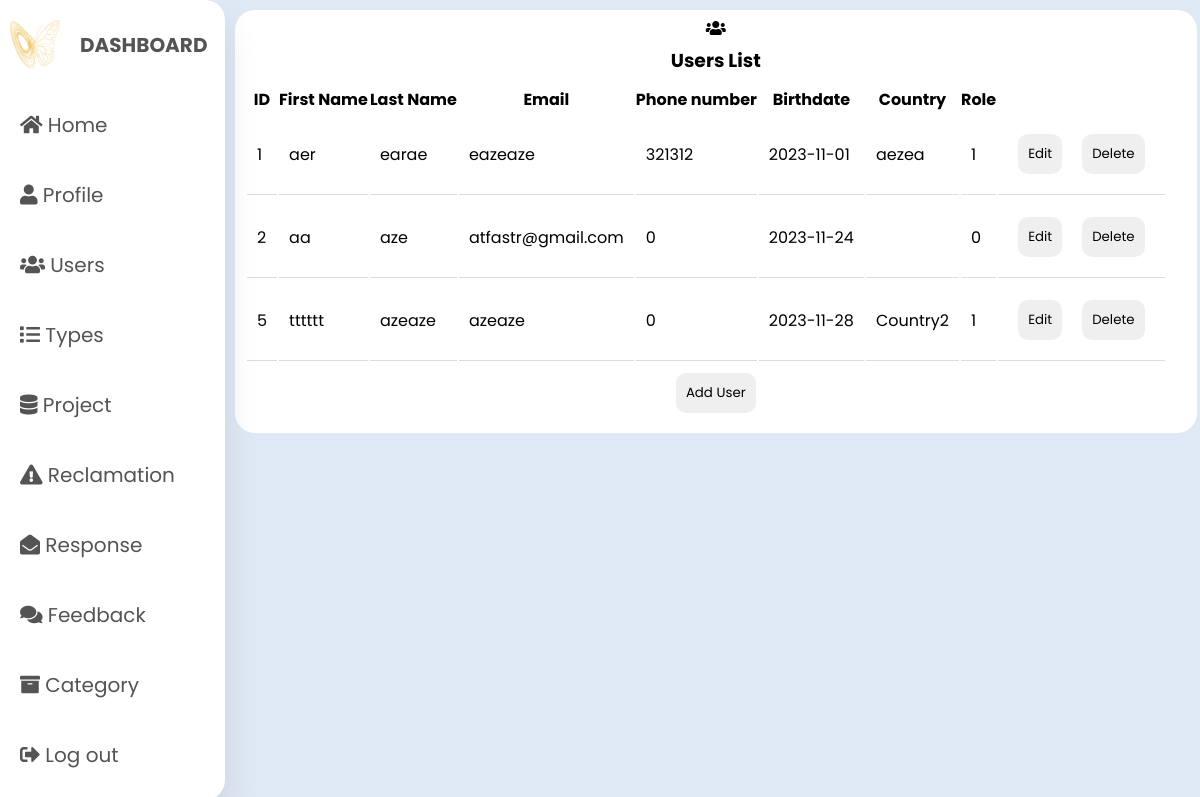
Page /view/User/dashboard_admin.php (signed in) on the earlier database version.
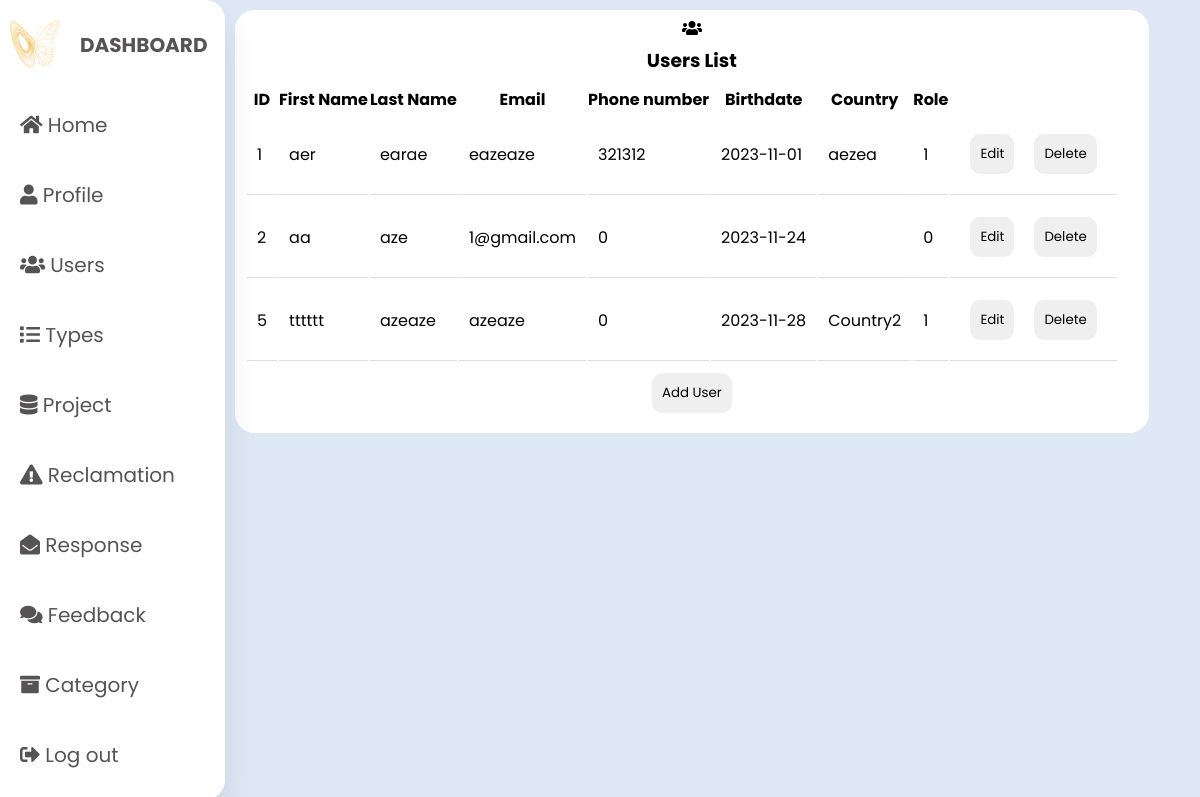
Same page on the later database version.
### tables this page shows
CREATE TABLE `user` (
  `ID_USER` int(11) NOT NULL,
  `First_Name` varchar(20) NOT NULL,
  `Last_Name` varchar(20) NOT NULL,
  `Password` varchar(20) NOT NULL,
  `Phone_number` int(8) NOT NULL,
  `Birthdate` date NOT NULL,
  `Country` varchar(20) NOT NULL,
  `Email` varchar(20) NOT NULL,
  `Role` int(11) NOT NULL
);

### controller/User/user.php (called while the page is built, shortened)
<?php
class UserCRUD
{
    public function getAllUsers()
    {
        $cnx = Config::getConnexion();
        $select = $cnx->prepare("SELECT * FROM user");
        $select->execute();
        $users = $select->fetchAll(PDO::FETCH_ASSOC);
        return $users;
    }
}

### view/User/dashboard_admin.php (the view, shortened to what the changed rows need)
<?php
require_once "../../controller/User/user.php";
?>
<span style="font-family: verdana, geneva, sans-serif;">
    <!DOCTYPE html>
    <html lang="en">
    <head>
        <link rel="stylesheet" href="../dashboard.css" />
        <link rel="stylesheet" href="https://cdnjs.cloudflare.com/ajax/libs/font-awesome/5.15.4/css/all.min.css" />
    </head>
    <body>
        <div class="container">
            <section class="main">
                <div class="users">
                    <div class="card">
                        <table class="table table-bordered">
                            <?php
                            $user = new UserCRUD();
                            $users = $user->getAllUsers();
                            if (!empty($users)) {
                                echo "<tr><th>ID</th><th>First Name</th><th>Last Name</th><th>Email</th><th>Phone number</th><th>Birthdate</th><th>Country</th><th>Role</th></tr>";
                                foreach ($users as $user) {
                                    echo "<tr>";
                                    echo "<td>" . htmlspecialchars($user['ID_USER']) . "</td>";
                                    echo "<td>" . htmlspecialchars($user['First_Name']) . "</td>";
                                    echo "<td>" . htmlspecialchars($user['Last_Name']) . "</td>";
                                    echo "<td>" . htmlspecialchars($user['Email']) . "</td>";
                                    echo "<td>" . htmlspecialchars($user['Phone_number']) . "</td>";
                                    echo "<td>" . htmlspecialchars($user['Birthdate']) . "</td>";
                                    echo "<td>" . htmlspecialchars($user['Country']) . "</td>";
                                    echo "<td>" . htmlspecialchars($user['Role']) . "</td>";
                                    echo "<td>";
                                    echo "<button onclick='openEditUserModal(\"{$user['ID_USER']}\", \"{$user['First_Name']}\", \"{$user['Last_Name']}\", \"{$user['Email']}\", \"{$user['Phone_number']}\", \"{$user['Password']}\", \"{$user['Birthdate']}\", \"{$user['Country']}\", \"{$user['Role']}\")'>Edit</button>";
                                    echo "<button onclick='deleteUser(\"{$user['ID_USER']}\")'>Delete</button>";
                                    echo "</td>";
                                    echo "</tr>";
                                }
                            } else {
                                echo "<tr><td colspan='4'>No Users found </td></tr>";
                            }
                            ?>
                        </table>
                    </div>
                </div>
            </section>
    </body>
    </html>
</span>

Differences in the rows shown:
changed user "aa": Email "atfastr@gmail.com" → "1@gmail.com"
